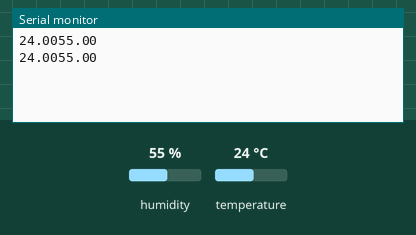
Recording of a sketch running on a simulated Arduino Uno, built with avr-gcc and run on an emulated ATmega328P. On the bench: the last lines printed to the serial monitor. Wiring (inferred from the names in the program): DHT11 sensor: data pin 7. The test bench sets the inputs (shaded band); at power-on: humidity 55 %, temperature 24 °C.

Above: at 1.8 s.
1.9 s: humidity set to 22 %
At 2.9 s:
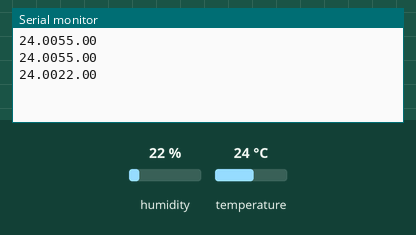
3.4 s: temperature set to 12 °C
At 4.7 s:
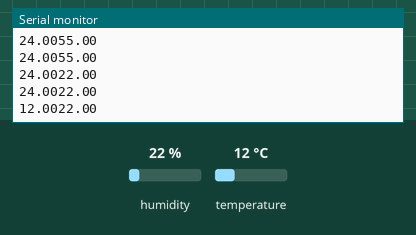
4.9 s: humidity set to 40 %
At 5.7 s:
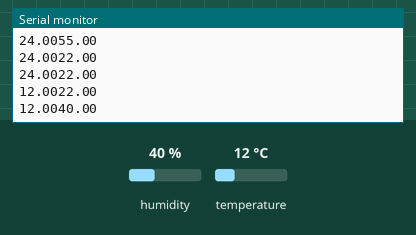
Timing chart, 0 to 7.9 s (numbered marks = the images above; inputs shaded):
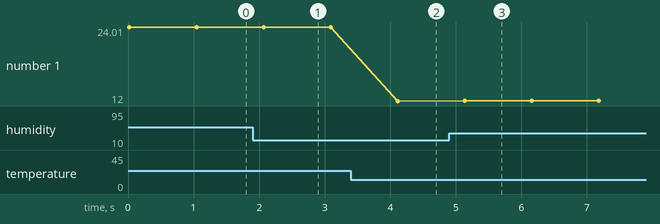

Measured:
- after the input at 1.9 s, the serial monitor: prints a new line after 0.17 s (image 1)
- after the input at 3.4 s, the serial monitor: prints a new line after 0.71 s (image 2)
- after the input at 4.9 s, the serial monitor: prints a new line after 0.23 s (image 3)
- plotted number 1: 24.01 → 24 after the input at 1.9 s, 24 → 12 after the input at 3.4 s, 12 → 12 after the input at 4.9 s

The sketch:

arduino_dht11.ino
```cpp
#include "DHT11.h"

int pin=7;      //pin al que va conectado la salida del sensor.
DHT11 dht11(pin);
void setup(){
  Serial.begin(9600);
  while (!Serial) {
      ; //Espera a conectar el puerto serie.
  }
}


void loop(){
  int err;
  float temp, hum;

  if((err=dht11.read(hum, temp))==0){
    //imprime temperatura
    Serial.print(temp);

    //Imprime humedad
    Serial.print(hum);
    Serial.println();
  }else{
    Serial.println();
    Serial.print("Error: ");
    Serial.print(err);
    Serial.println();
  }
  delay(DHT11_RETRY_DELAY); //Retardo para volver a leer.
}
```

DHT11.cpp
```cpp
/*
 * DH11.cpp
 *
 *  Created on: 2012. 12. 12.
 *      Author: dalxx
 */

#include "DHT11.h"
#include <Arduino.h>


DHT11::DHT11(int pin_number) {
	this->pin=pin_number;
	this->last_read_time=0;
	pinMode(pin,INPUT);
	digitalWrite(pin, HIGH);

}
//wait for target status
//parameters
//  target : target status waiting for
//  time_out_us : time out in microsecond.
unsigned long DHT11::waitFor(uint8_t target, unsigned long time_out_us) {
	unsigned long start=micros();
	unsigned long time_out=start+time_out_us;
	while(digitalRead(this->pin)!=target)
	{
		if(time_out<micros()) return -1;
	}
	return micros()-start;
}

//wait for target status.
void DHT11::waitFor(uint8_t target) {
	while(digitalRead(this->pin)!=target);
}

//read one bye
byte DHT11::readByte() {
	int i=0;
	byte ret=0;
	for(i=7;i>=0;i--)
	{
		waitFor(HIGH); //wait for 50us in LOW status
		delayMicroseconds(30); //wait for 30us
		if(digitalRead(this->pin)==HIGH) //if HIGH status lasts for 30us, the bit is 1;
		{
			ret|=1<<(i);
			waitFor(LOW); //wait for rest time in HIGH status.
		}
	}
	return ret;
}

DHT11::~DHT11() {
	// TODO Auto-generated destructor stub
}
//parameters
//	temperature : temperature to read.
//	humidity : humidity to read.
//return -1 : read too shortly. retry latter .
//		  0 : read successfully
//        1 : DHT11 not ready.
//		  4 : Checksum Error
int DHT11::read(float& humidity, float& temperature) {
	if((millis()-this->last_read_time<DHT11_RETRY_DELAY)&&this->last_read_time!=0)	return -1;

	pinMode(pin,OUTPUT);
	digitalWrite(pin, LOW);
	delay(18);
	digitalWrite(pin, HIGH);
	pinMode(pin,INPUT);

	if(waitFor(LOW, 40)<0)	return 1; //waiting for DH11 ready
	if(waitFor(HIGH, 90)<0)	return 1; //waiting for first LOW signal(80us)
	if(waitFor(LOW, 90)<0)	return 1; //waiting for first HIGH signal(80us)

	byte hI=this->readByte();
	byte hF=this->readByte();
	byte tI=this->readByte();
	byte tF=this->readByte();
	byte cksum=this->readByte();
	if(hI+hF+tI+tF!=cksum)
		return 4;


	humidity=(float)hI+(((float)hF)/100.0F);
	temperature=(float)tI+(((float)tF)/100.0F);
	this->last_read_time=millis();
	return 0;
}
```

DHT11.h
```cpp
/*
 * DH11.h
 *
 *  Created on: 2012. 12. 12.
 *      Author: dalxx
 *      Version : 0.8
 */

#ifndef DHT11_H_
#define DHT11_H_
#include <Arduino.h>
#define DHT11_RETRY_DELAY 1000  // 1000ms

class DHT11 {
	int pin;
	unsigned long last_read_time;
protected:

	byte readByte();
	unsigned long waitFor(uint8_t target, unsigned long time_out_us);
	void waitFor(uint8_t target);
public:
	DHT11(int pin_number);
	~DHT11();
	int read( float& humidity, float& temperature);


};


#endif /* DHT11_H_ */
```
